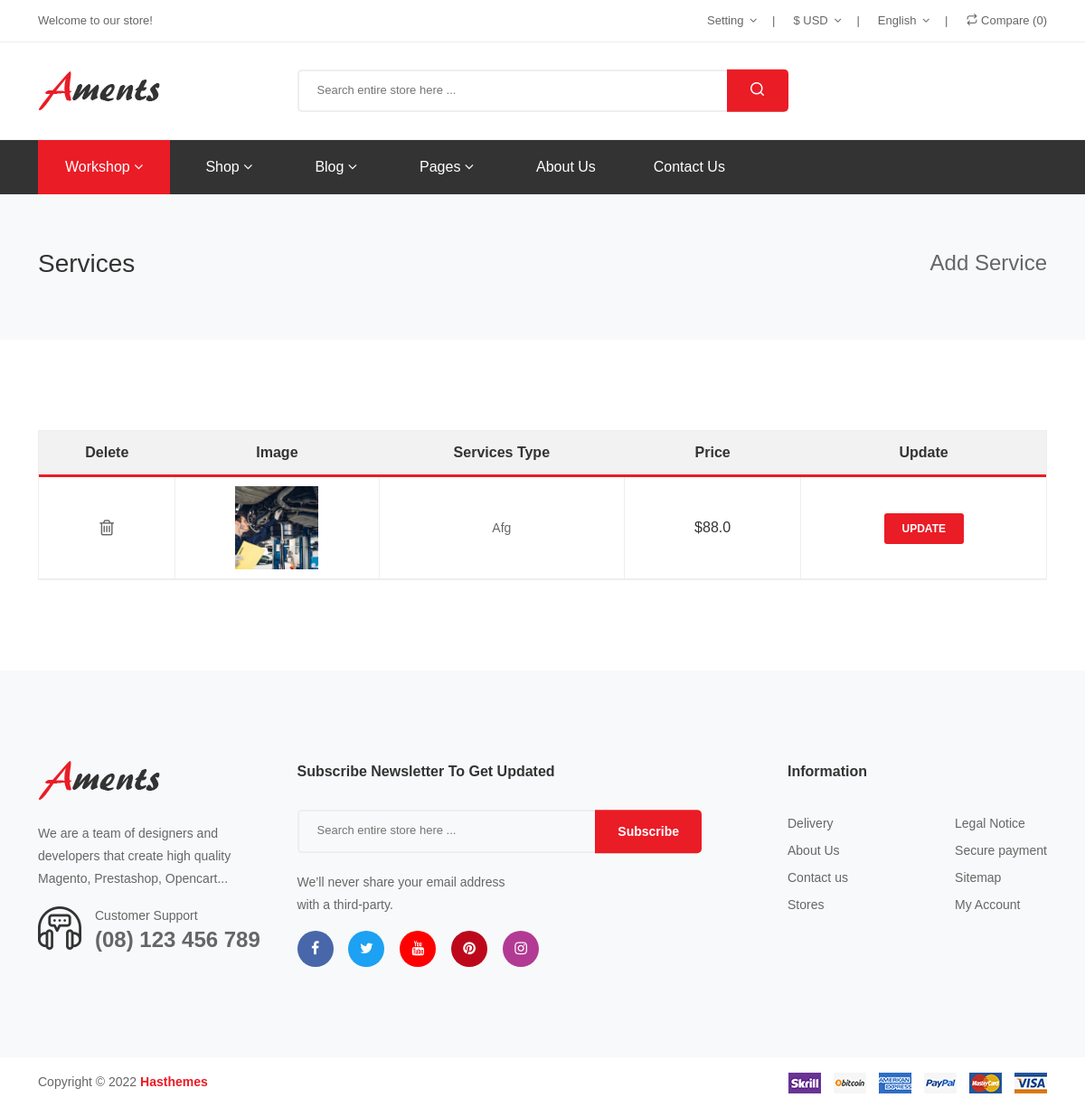
The app's page /Workshop/ (signed in), older data.
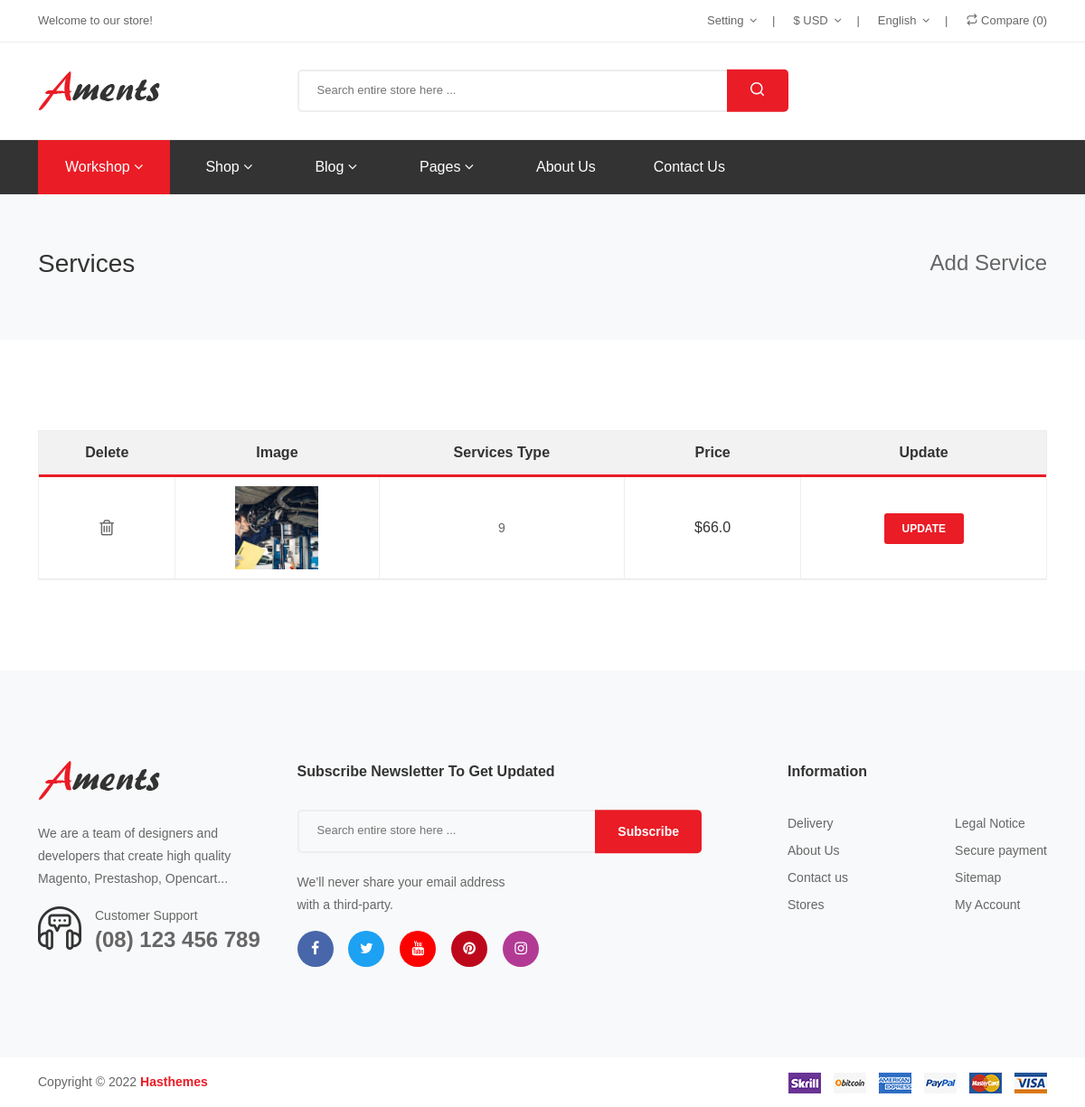
The same page, newer data.
### SCP/models.py (models this page shows)
class Services(models.Model):
    W_id = models.ForeignKey(Workshop, on_delete=models.CASCADE, related_name='WorkshopServices')
    name = models.CharField(max_length=75)
    price = models.FloatField(null=True)

class Workshop_Image(models.Model):
    W_id = models.ForeignKey(Workshop, on_delete=models.CASCADE, related_name='WorkshopImg')
    image_field = models.ImageField(
        upload_to= 'static/images/profile/{0}'.format(strftime('%Y%m%d-%H%M%S',gmtime())) ,
        default='no-image.jpg' ,
        width_field='imagewidth' ,
        height_field='imageheight' ,
        )
    imagewidth = models.PositiveIntegerField(editable = False, default = 50)
    imageheight = models.PositiveIntegerField(editable = False, default = 50)

### SCP/views.py (the view)
# urls.py: path('Workshop/', views.Workshop, name='index'),
def Workshop(request):
   if request.user.is_authenticated:
      if request.user.role == 'WORKSHOP':
         obj = Services.objects.all().filter(W_id=request.user.id)
         obj1 = Workshop_Image.objects.get(W_id=User.objects.get(id=request.user.id))
         context = {
            'obj': obj,
            'obj1': obj1,
         }
         return render(request, 'SCP/Workshop.html', context)
      else:
         response = redirect('/home/')
         return response
   else:
         response = redirect('/home/')
         return response

### SCP/templates/SCP/Workshop.html (shortened to what this page needs)
<!DOCTYPE html>
<html lang="en">
    {% load static %}
    <head>
        <link rel="stylesheet" type="text/css" href= "{% static 'css/vendor/vendor.min.css' %}">
        <link rel="stylesheet" type="text/css" href="{% static 'css/plugins/plugins.min.css' %}">
        <link rel="stylesheet" type="text/css" href="{% static 'css/style.min.css' %}">
    </head>
<body>
    <header class="header-section d-lg-block d-none">
        <div class="header-top">
            <div class="container">
                <div class="row d-flex justify-content-between align-items-center">
                    <div class="col-6">
                        <div class="header-top--left">
                            <span>Welcome to our store!</span>
                        </div>
                    </div>
                    <div class="col-6">
                        <div class="header-top--right">
                            <ul class="header-user-menu">
                                <li class="has-user-dropdown">
                                    <a href="">Setting</a>
                                </li>
                                <li class="has-user-dropdown">
                                    <a href="">$ USD</a>
                                </li>
                                <li class="has-user-dropdown">
                                    <a href="">English</a>
                                </li>
                                <li><a href="compare.html"><i class="icon-repeat"></i> Compare (0)</a></li>
                            </ul>
                        </div>
                    </div>
                </div>
            </div>
        </div>
        <div class="header-center">
            <div class="container">
                <div class="row d-flex justify-content-between align-items-center">
                    <div class="col-3">
                        <div class="header-logo">
                            <a href="index.html"><img src="assets/images/logo/logo.png" alt=""></a>
                        </div>
                    </div>
                    <div class="col-6">
                        <div class="header-search">
                            <form action="#" method="post">
                                <div class="header-search-box default-search-style d-flex">
                                    <input class="default-search-style-input-box border-around border-right-none" type="search" placeholder="Search entire store here ..." required>
                                    <button class="default-search-style-input-btn" type="submit"><i class="icon-search"></i></button>
                                </div>
                            </form>
                        </div>
                    </div>
                </div>
            </div>
        </div>
        <div class="header-bottom sticky-header">
            <div class="container">
                <div class="row">
                    <div class="col-12">
                        <div class="main-menu">
                            <nav>
                                <ul>
                                    <li class="has-dropdown">
                                        <a class="active main-menu-link" href="index.html">Workshop <i class="fa fa-angle-down"></i></a>
                                    </li>
                                    <li class="has-dropdown has-megaitem">
                                        <a href="product-details-default.html">Shop <i class="fa fa-angle-down"></i></a>
                                    </li>
                                    <li class="has-dropdown">
                                        <a href="blog-single-sidebar-left.html">Blog <i class="fa fa-angle-down"></i></a>
                                    </li>
                                    <li class="has-dropdown">
                                        <a href="#">Pages <i class="fa fa-angle-down"></i></a>
                                    </li>
                                    <li>
                                        <a href="about-us.html">About Us</a>
                                    </li>
                                    <li>
                                        <a href="contact-us.html">Contact Us</a>
                                    </li>
                                </ul>
                            </nav>
                        </div>
                    </div>
                </div>
            </div>
        </div>
    </header>
    <div class="breadcrumb-section">
        <div class="breadcrumb-wrapper">
            <div class="container">
                <div class="row">
                    <div class="col-12 d-flex justify-content-between justify-content-md-between  align-items-center flex-md-row flex-column">
                        <h3 class="breadcrumb-title">Services</h3>
                        <div class="breadcrumb-nav">
                            <nav aria-label="breadcrumb">
                                <ul>
                                    <h4 class="product_addcart"><a href="/Workshop/Addservice/">Add Service</a></h4>
                                </ul>
                            </nav>
                        </div>
                    </div>
                </div>
            </div>
        </div>
    </div>
    <div class="wishlist-section">
        <div class="wishlish-table-wrapper"  data-aos="fade-up"  data-aos-delay="0">
            <div class="container">
                <div class="row">
                    <div class="col-12">
                        <div class="table_desc">
                            <div class="table_page table-responsive">
                                <table>
                                    <thead>
                                        <tr>
                                            <th class="product_remove">Delete</th>
                                            <th class="product_thumb">Image</th>
                                            <th class="product_name">Services Type</th>
                                            <th class="product-price">Price</th>
                                            <th class="product_addcart">Update</th>
                                        </tr>
                                    </thead>
                                    <tbody>
                                        {%if obj%}
                                        {% for type in obj %}
                                        <tr>
                                            <td class="product_remove"><a href="/Workshop/Delete/?DeleteID={{type.id}}"><i class="fa fa-trash-o"></i></a></td>
                                            <td class="product_thumb"><img src="{{obj1.image_field.url}}" alt=""></td>
                                            <td class="product_name">{{ type.name }}</td>
                                            <td class="product-price">${{ type.price }}</td>
                                            <td class="product_addcart"><a href="/Workshop/Update/?UpdateID={{type.id}}">Update</a></td>
                                        </tr>
                                        {% endfor %}
                                        {% endif %}
                                    </tbody>
                                </table>
                            </div>
                        </div>
                    </div>
                </div>
            </div>
        </div>
    </div>
    <footer class="footer-section section-top-gap-100">
        <div class="footer-top section-inner-bg">
            <div class="container">
                <div class="row">
                    <div class="col-lg-3 col-md-3 col-sm-5">
                        <div class="footer-widget footer-widget-contact" data-aos="fade-up"  data-aos-delay="0">
                            <div class="footer-logo">
                                <a href="index.html"><img src="assets/images/logo/logo.png" alt="" class="img-fluid"></a>
                            </div>
                            <div class="footer-contact">
                                <p>We are a team of designers and developers that create high quality Magento, Prestashop, Opencart...</p>
                                <div class="customer-support">
                                    <div class="customer-support-icon">
                                        <img src="assets/images/icon/support-icon.png" alt="">
                                    </div>
                                    <div class="customer-support-text">
                                        <span>Customer Support</span>
                                        <a class="customer-support-text-phone" href="tel:(08)123456789">(08) 123 456 789</a>
                                    </div>
                                </div>
                            </div>
                        </div>
                    </div>
                    <div class="col-lg-5 col-md-5 col-sm-7">
                        <div class="footer-widget footer-widget-subscribe" data-aos="fade-up"  data-aos-delay="200">
                            <h3 class="footer-widget-title">Subscribe newsletter to get updated</h3>
                            <form action="#" method="post">
                                <div class="footer-subscribe-box default-search-style d-flex">
                                    <input class="default-search-style-input-box border-around border-right-none subscribe-form" type="email" placeholder="Search entire store here ..." required>
                                    <button class="default-search-style-input-btn" type="submit">Subscribe</button>
                                </div>
                            </form>
                            <p class="footer-widget-subscribe-note">We’ll never share your email address <br> with a third-party.</p>
                            <ul class="footer-social">
                                <li><a href="" class="facebook"><i class="fa fa-facebook"></i></a></li>
                                <li><a href="" class="twitter"><i class="fa fa-twitter"></i></a></li>
                                <li><a href="" class="youtube"><i class="fa fa-youtube"></i></a></li>
                                <li><a href="" class="pinterest"><i class="fa fa-pinterest"></i></a></li>
                                <li><a href="" class="instagram"><i class="fa fa-instagram"></i></a></li>
                            </ul>
                        </div>
                    </div>
                    <div class="col-lg-4 col-md-4 col-sm-6">
                        <div class="footer-widget footer-widget-menu" data-aos="fade-up"  data-aos-delay="600">
                            <h3 class="footer-widget-title">Information</h3>
                            <div class="footer-menu">
                                <ul class="footer-menu-nav">
                                    <li><a href="">Delivery</a></li>
                                    <li><a href="about-us.html">About Us</a></li>
                                    <li><a href="contact-us.html">Contact us</a></li>
                                    <li><a href="">Stores</a></li>
                                </ul>
                                <ul class="footer-menu-nav">
                                    <li><a href="">Legal Notice</a></li>
                                    <li><a href="">Secure payment</a></li>
                                    <li><a href="">Sitemap</a></li>
                                    <li><a href="my-account.html">My Account</a></li>
                                </ul>
                            </div>
                        </div>
                    </div>
                </div>
            </div>
        </div>
        <div class="footer-bottom">
            <div class="container">
                <div class="row align-items-center">
                    <div class="col-lg-6 col-md-6">
                        <div class="copyright-area">
                            <p class="copyright-area-text">Copyright &copy; 2022 <a class="copyright-link" href="https://hasthemes.com/">Hasthemes</a></p>
                        </div>
                    </div>
                    <div class="col-lg-6 col-md-6">
                        <div class="footer-payment">
                            <a href=""><img class="img-fluid" src="assets/images/icon/payment-icon.png" alt=""></a>
                        </div>
                    </div>
                </div>
            </div>
        </div>
    </footer>
</body>
</html>

Row changes from the older to the newer data that the page shows:
removed Services: image_field (picture), name "Afg", price "88.0"
added Services: image_field (picture), name "9", price "66.0"
